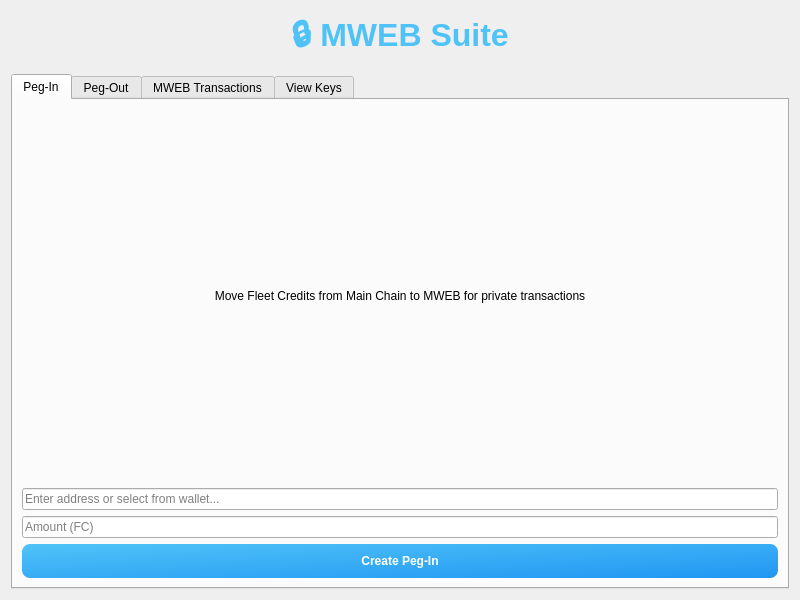
<?xml version="1.0" encoding="UTF-8"?>
<ui version="4.0">
 <class>MWEBSuitePage</class>
 <widget class="QWidget" name="MWEBSuitePage">
  <property name="geometry">
   <rect>
    <x>0</x>
    <y>0</y>
    <width>800</width>
    <height>600</height>
   </rect>
  </property>
  <property name="windowTitle">
   <string>MWEB Suite</string>
  </property>
  <layout class="QVBoxLayout" name="verticalLayout">
   <item>
    <widget class="QLabel" name="titleLabel">
     <property name="text">
      <string>&lt;html&gt;&lt;head/&gt;&lt;body&gt;&lt;p&gt;&lt;span style=&quot;font-size:24pt; font-weight:600; color:#4FC3F7;&quot;&gt;🔒 MWEB Suite&lt;/span&gt;&lt;/p&gt;&lt;/body&gt;&lt;/html&gt;</string>
     </property>
     <property name="alignment">
      <set>Qt::AlignCenter</set>
     </property>
    </widget>
   </item>
   <item>
    <widget class="QTabWidget" name="mwebTabs">
     <property name="currentIndex">
      <number>0</number>
     </property>
     <widget class="QWidget" name="pegInTab">
      <attribute name="title">
       <string>Peg-In</string>
      </attribute>
      <layout class="QVBoxLayout" name="verticalLayout_2">
       <item>
        <widget class="QLabel" name="pegInDescription">
         <property name="text">
          <string>Move Fleet Credits from Main Chain to MWEB for private transactions</string>
         </property>
         <property name="alignment">
          <set>Qt::AlignCenter</set>
         </property>
        </widget>
       </item>
       <item>
        <widget class="QLineEdit" name="pegInAddress">
         <property name="placeholderText">
          <string>Enter address or select from wallet...</string>
         </property>
        </widget>
       </item>
       <item>
        <widget class="QLineEdit" name="pegInAmount">
         <property name="placeholderText">
          <string>Amount (FC)</string>
         </property>
        </widget>
       </item>
       <item>
        <widget class="QPushButton" name="pegInButton">
         <property name="text">
          <string>Create Peg-In</string>
         </property>
         <property name="styleSheet">
          <string>background: qlineargradient(x1:0, y1:0, x2:1, y2:1, stop:0 #4FC3F7, stop:1 #2196F3); color: white; border-radius: 8px; padding: 10px; font-weight: bold;</string>
         </property>
        </widget>
       </item>
      </layout>
     </widget>
     <widget class="QWidget" name="pegOutTab">
      <attribute name="title">
       <string>Peg-Out</string>
      </attribute>
      <layout class="QVBoxLayout" name="verticalLayout_3">
       <item>
        <widget class="QLabel" name="pegOutDescription">
         <property name="text">
          <string>Move Fleet Credits from MWEB back to Main Chain</string>
         </property>
         <property name="alignment">
          <set>Qt::AlignCenter</set>
         </property>
        </widget>
       </item>
       <item>
        <widget class="QLineEdit" name="pegOutCommitment">
         <property name="placeholderText">
          <string>MWEB Commitment (hex)</string>
         </property>
        </widget>
       </item>
       <item>
        <widget class="QLineEdit" name="pegOutAddress">
         <property name="placeholderText">
          <string>Destination Address</string>
         </property>
        </widget>
       </item>
       <item>
        <widget class="QLineEdit" name="pegOutAmount">
         <property name="placeholderText">
          <string>Amount (FC)</string>
         </property>
        </widget>
       </item>
       <item>
        <widget class="QPushButton" name="pegOutButton">
         <property name="text">
          <string>Create Peg-Out</string>
         </property>
         <property name="styleSheet">
          <string>background: qlineargradient(x1:0, y1:0, x2:1, y2:1, stop:0 #4FC3F7, stop:1 #2196F3); color: white; border-radius: 8px; padding: 10px; font-weight: bold;</string>
         </property>
        </widget>
       </item>
      </layout>
     </widget>
     <widget class="QWidget" name="mwebTransactionsTab">
      <attribute name="title">
       <string>MWEB Transactions</string>
      </attribute>
      <layout class="QVBoxLayout" name="verticalLayout_4">
       <item>
        <widget class="QTableView" name="mwebTransactionTable">
         <property name="alternatingRowColors">
          <bool>true</bool>
         </property>
        </widget>
       </item>
      </layout>
     </widget>
     <widget class="QWidget" name="viewKeysTab">
      <attribute name="title">
       <string>View Keys</string>
      </attribute>
      <layout class="QVBoxLayout" name="verticalLayout_5">
       <item>
        <widget class="QLabel" name="viewKeysDescription">
         <property name="text">
          <string>Manage view keys for selective disclosure and auditing</string>
         </property>
         <property name="alignment">
          <set>Qt::AlignCenter</set>
         </property>
        </widget>
       </item>
       <item>
        <widget class="QTextEdit" name="viewKeysDisplay">
         <property name="readOnly">
          <bool>true</bool>
         </property>
        </widget>
       </item>
       <item>
        <widget class="QPushButton" name="exportViewKeysButton">
         <property name="text">
          <string>Export View Keys</string>
         </property>
        </widget>
       </item>
      </layout>
     </widget>
    </widget>
   </item>
  </layout>
 </widget>
 <resources/>
 <connections/>
</ui>
